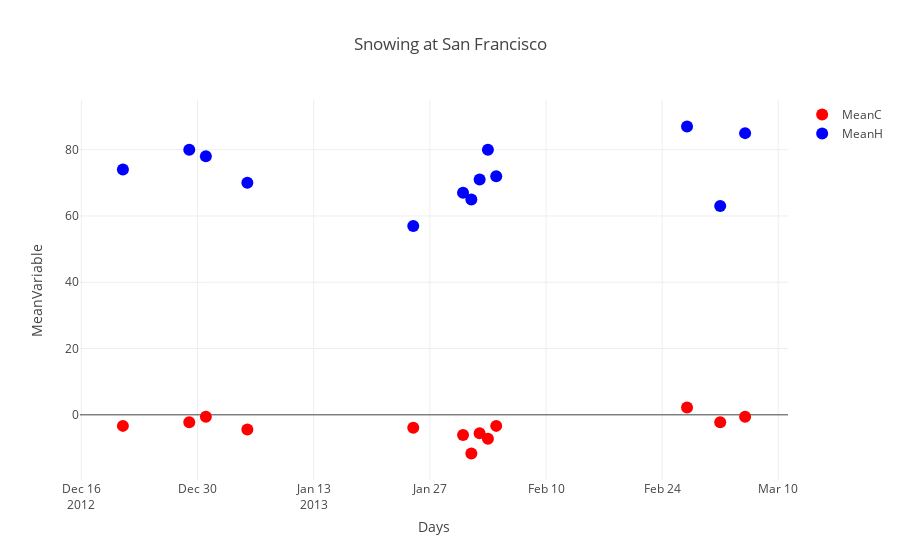

This figure's notebook cell:
### Code cell
import plotly
import plotly.plotly as py
import plotly.graph_objs as go
import plotly.offline as offline

plotly.offline.init_notebook_mode(connected=True)


trace1 = {"x": dfw4['EDT'], 
          "y": dfw4['Mean TemperatureC'], 
          "marker": {"color": "red", "size": 12}, 
          "mode": "markers", 
          "name": "MeanC", 
          "type": "scatter"
}

trace2 = {"x": dfw4['EDT'], 
          "y": dfw4[' Mean Humidity'], 
          "marker": {"color": "blue", "size": 12}, 
          "mode": "markers", 
          "name": "MeanH", 
          "type": "scatter", 
}

data = [trace1, trace2]
layout = {"title": "Snowing at San Francisco", 
          "xaxis": {"title": "Days", }, 
          "yaxis": {"title": "MeanVariable"}}

fig = go.Figure(data=data, layout=layout)
offline.iplot(fig, filename='basicplotly_try2')

### Figure 1 — Plotly figure (JSON) as saved in the notebook; plotly's stock layout.template omitted (floating-point values rounded to 4 significant figures)
{"data": [{"marker": {"color": "red", "size": 12}, "mode": "markers", "name": "MeanC", "type": "scatter", "uid": "d1b024af-9de3-4ec9-a1a2-fe86c06dd42b", "x": ["2012-12-21", "2012-12-29", "2012-12-31", "2013-01-05", "2013-01-25", "2013-01-31", "2013-02-01", "2013-02-02", "2013-02-03", "2013-02-04", "2013-02-27", "2013-03-03", "2013-03-06"], "y": [-3.333, -2.222, -0.5556, -4.444, -3.889, -6.111, -11.67, -5.556, -7.222, -3.333, 2.222, -2.222, -0.5556]}, {"marker": {"color": "blue", "size": 12}, "mode": "markers", "name": "MeanH", "type": "scatter", "uid": "3da1bca6-6d8c-41f0-ab2a-31d720977d86", "x": ["2012-12-21", "2012-12-29", "2012-12-31", "2013-01-05", "2013-01-25", "2013-01-31", "2013-02-01", "2013-02-02", "2013-02-03", "2013-02-04", "2013-02-27", "2013-03-03", "2013-03-06"], "y": [74, 80, 78, 70, 57, 67, 65, 71, 80, 72, 87, 63, 85]}], "layout": {"title": {"text": "Snowing at San Francisco"}, "xaxis": {"title": {"text": "Days"}}, "yaxis": {"title": {"text": "MeanVariable"}}}}
